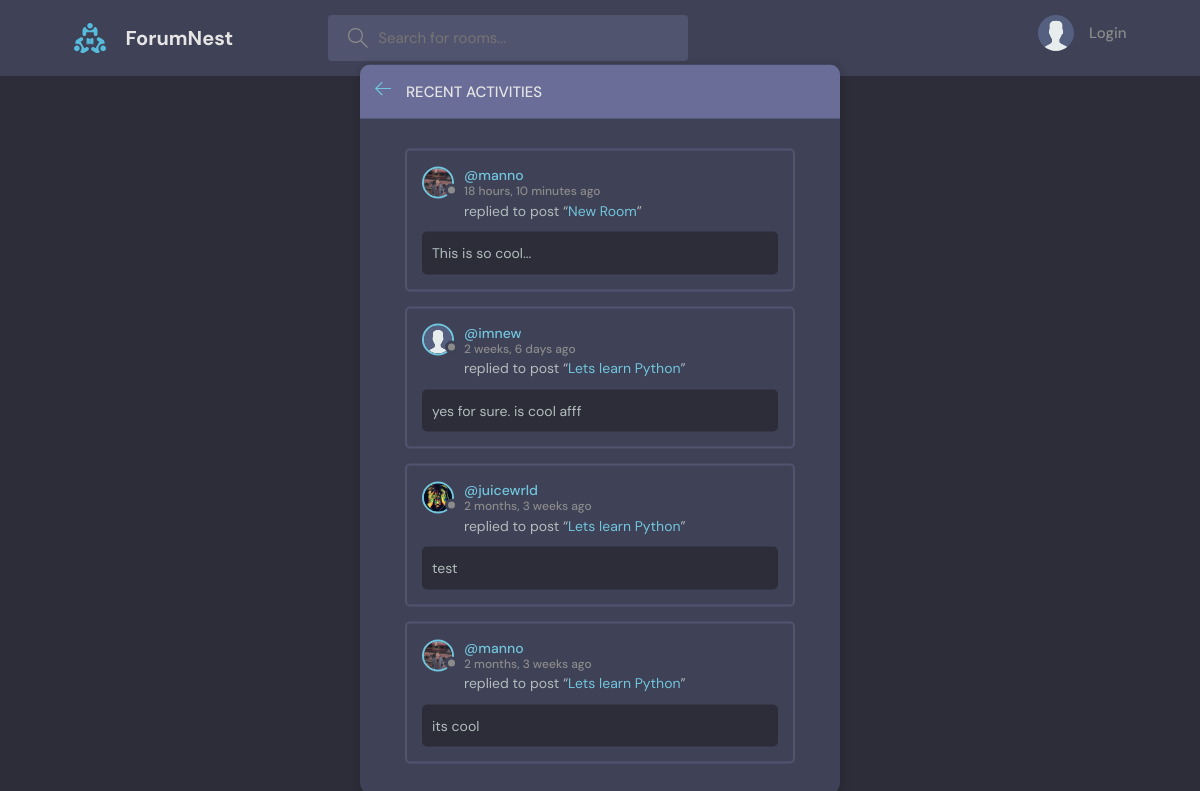
The page /activity on the database its author committed.
### base/models.py (models this page shows, shortened)
class Message(models.Model):
    user = models.ForeignKey(User, on_delete=models.CASCADE) #user - many messgae, message - one user
    room = models.ForeignKey(Room, on_delete=models.CASCADE)
    body = models.TextField()
    updated = models.DateTimeField(auto_now=True)
    created = models.DateTimeField(auto_now_add=True)
    class Meta:
        ordering = ['-updated','-created'] #order into ascending order

class User(AbstractUser):
    name = models.CharField(max_length=200, null=True)
    email= models.EmailField(unique=True, null=True)
    bio = models.TextField(null=True)
    avatar = models.ImageField(null=True, default="avatar.svg")
    USERNAME_FIELD = 'email'
    REQUIRED_FIELDS = []

class Room(models.Model):
    host = models.ForeignKey(User, on_delete=models.SET_NULL, null=True)
    topic = models.ForeignKey(Topic, on_delete=models.SET_NULL, null=True)
    name = models.CharField(max_length=200)
    description = models.TextField(null=True, blank=True)
    participants = models.ManyToManyField(User, related_name='participants', blank=True)
    updated = models.DateTimeField(auto_now=True)
    created = models.DateTimeField(auto_now_add=True)
    class Meta:
        ordering = ['-updated','-created'] #order into ascending order
    def __str__(self):
        return self.name

### base/views.py (the view)
# urls.py: path('activity', views.activity, name='activity'),
def activity(request):
    room_messages = Message.objects.all()
    context = {'room_messages': room_messages}
    return render(request, 'base/activity.html', context)

### base/templates/base/activity.html (shortened to what this page needs)
{% extends 'main.html' %}
{% block content %}
    <main class="layout">
      <div class="container">
        <div class="layout__box">
          <div class="layout__boxHeader">
            <div class="layout__boxTitle">
              <a href="{% url 'home' %}">
                <svg version="1.1" xmlns="http://www.w3.org/2000/svg" width="32" height="32" viewBox="0 0 32 32">
                  <title>arrow-left</title>
                  <path
                    d="M13.723 2.286l-13.723 13.714 13.719 13.714 1.616-1.611-10.96-10.96h27.625v-2.286h-27.625l10.965-10.965-1.616-1.607z"
                  ></path>
                </svg>
              </a>
              <h3>Recent Activities</h3>
            </div>
          </div>
          <div class="activities-page layout__body">
            {% for message in room_messages %}
            <div class="activities__box">
                <div class="activities__boxHeader roomListRoom__header">
                    <a href="{% url 'user-profile' message.user.id %}" class="roomListRoom__author">
                        <div class="avatar avatar--small">
                            <img src="{{message.user.avatar.url}}" />
                        </div>
                        <p>
                            @{{message.user.username}}
                            <span>{{message.created|timesince}} ago</span>
                        </p>
                    </a>
                </div>
                <div class="activities__boxContent">
                    <p>replied to post “<a href="{% url 'room' message.room.id %}">{{message.room}}</a>”</p>
                    <div class="activities__boxRoomContent">{{message.body}}</div>
                </div>
            </div>
            {% endfor %}
        </div>
      </div>
    </main>
{% endblock %}

### static/styles/style.css (style rules this page uses)
:root { --color-main: #71c6dd; --color-main-light: #e1f6fb; --color-dark: #3f4156; --color-dark-medium: #51546e; --color-dark-light: #696d97; --color-light: #e5e5e5; --color-gray: #8b8b8b; --color-light-gray: #b2bdbd; --color-bg: #2d2d39; --color-success: #5dd693; --color-error: #fc4b0b; }
* { font-family: "DM Sans", -apple-system, BlinkMacSystemFont, "Segoe UI", Roboto, Oxygen, Ubuntu, Cantarell, "Open Sans", "Helvetica Neue", sans-serif; margin: 0; padding: 0; box-sizing: border-box; text-rendering: optimizeLegibility; font-size: inherit; }
html { font-size: 56.25%; }
@media only screen and (min-width: 1200px) { html { font-size: 62.5%; } }
body { line-height: 1.6; font-weight: 400; font-size: 1.5rem; color: var(--color-light-gray); background-color: var(--color-bg); min-height: 100vh; }
img { width: 100%; }
a { display: inline-block; color: var(--color-main); text-decoration: none; }
.container { max-width: 120rem; width: 90%; margin: auto; }
.avatar { position: relative; display: inline-block; border-radius: 50%; border: 2px solid var(--color-main); }
.avatar img { display: block; border-radius: 50%; object-fit: cover; object-position: center; }
.avatar::after { content: ""; display: block; position: absolute; background-color: var(--color-gray); z-index: 111; border-radius: 50%; border: 0.3rem solid var(--color-dark); }
.avatar.avatar--small img { width: 2.8rem; height: 2.8rem; }
.avatar.avatar--small:after { width: 0.7rem; height: 0.7rem; bottom: 0px; right: -6px; }
.layout { margin-top: 2.4rem; }
.layout > .container { display: flex; justify-content: space-between; align-items: flex-start; }
.layout__box { width: 90%; max-width: 48rem; min-height: 40rem; position: absolute; top: 50%; left: 50%; transform: translate(-50%, -46%); background-color: var(--color-dark); border-radius: 1rem; box-shadow: 1px 1px 6px 3px rgba(0, 0, 0, 0.1); overflow: hidden; }
.layout__boxHeader { display: flex; padding: 1.5rem; background-color: var(--color-dark-light); }
.layout__boxTitle { display: flex; gap: 1.5rem; align-items: center; }
.layout__boxTitle h3 { text-transform: uppercase; font-weight: 500; color: var(--color-light); }
.layout__boxTitle svg { width: 1.6rem; height: 1.6rem; fill: var(--color-main); }
.layout__body { margin: 3rem; }
.roomListRoom__header { display: flex; justify-content: space-between; align-items: center; }
.roomListRoom__author { font-weight: 500; display: flex; align-items: center; gap: 1rem; }
.activities__box { margin: 1.5rem; padding: 1.5rem; border: 2px solid var(--color-dark-medium); border-radius: 5px; }
.activities__boxHeader p { font-size: 1.4rem; line-height: 1.3; }
.activities__boxHeader p span { color: var(--color-gray); font-size: 1.2rem; display: block; }
.activities__boxContent { margin-left: 4.2rem; }
.activities__boxContent { font-size: 1.4rem; }
.activities__boxRoomContent { background: var(--color-bg); padding: 1rem; border-radius: 5px; margin-top: 1rem; margin-left: -4.2rem; }

### rows shown on the page
Message: user.avatar (picture), user.username "manno", created "18 hours, 10 minutes", room "New Room", body "This is so cool..."
Message: user.avatar (placeholder picture), user.username "imnew", created "2 weeks, 6 days", room "Lets learn Python", body "yes for sure. is cool afff"
Message: user.avatar (picture), user.username "juicewrld", created "2 months, 3 weeks", room "Lets learn Python", body "test"
Message: user.avatar (picture), user.username "manno", created "2 months, 3 weeks", room "Lets learn Python", body "its cool"
